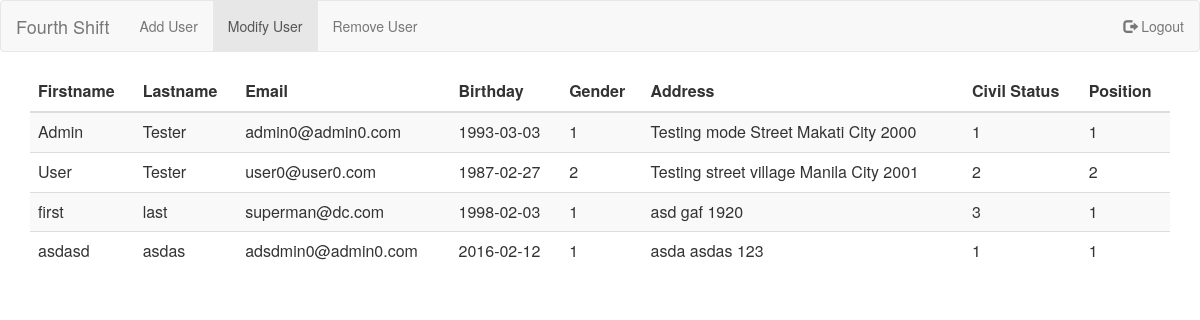
The page /index.php/admin_searchuser_controller/search_user on the database its author committed.
### tables this page shows
CREATE TABLE `user` (
  `employee_id` int(11) NOT NULL,
  `firstname` varchar(255) NOT NULL,
  `lastname` varchar(255) NOT NULL,
  `email` varchar(255) NOT NULL,
  `password` varchar(255) NOT NULL,
  `birthday` date NOT NULL,
  `date_hired` date NOT NULL,
  `gender_id` int(11) NOT NULL,
  `street_address` varchar(255) NOT NULL,
  `city` varchar(50) NOT NULL,
  `zipcode` int(50) NOT NULL,
  `civil_status_id` int(11) NOT NULL,
  `position_id` int(50) NOT NULL
);

### application/controllers/admin_searchuser_controller.php (called while the page is built, shortened)
<?php
class Admin_searchuser_controller extends CI_Controller {
    public function search_user(){
        $this->load->model('admin_searchuser_model');
        $user_search = $this->input->post('searchuser');
        $data['results'] = $this->admin_searchuser_model->search_results($user_search);
        $this->load->view('admin/admin_search_view',$data);
    }
}

### index.php (called while the page is built, shortened)
<?php
require_once BASEPATH.'core/CodeIgniter.php';

### application/models/admin_searchuser_model.php (called while the page is built, shortened)
<?php
class Admin_searchuser_model extends CI_Model {
    public function search_results($user_search){
       	$this->db->select('*');
       	$this->db->from('user');
        $this->db->like('firstname',$user_search);
        $this->db->or_like('lastname',$user_search);
        $this->db->or_like('email',$user_search);
        $query = $this->db->get();
        return $query->result_array();
    }
}

### application/views/admin/admin_search_view.php (the view, shortened to what this page needs)
<html>
	<head>
	    <link href="<?php echo base_url("assets/css/bootstrap.min.css"); ?>"  rel="stylesheet" />
	    <link href="<?php echo base_url("assets/js/jquery.min.js"); ?>"  rel="stylesheet" />
	    <link href="<?php echo base_url("assets/js/bootstrap.min.js"); ?>"  rel="stylesheet" />
	</head>
	<body>
		<nav class="navbar navbar-default">
			<div class="container-fluid">
				<div class="navbar-header">
					<a class="navbar-brand" href="#">Fourth Shift</a>
				</div>
				<ul class="nav navbar-nav">
					<li><a href="<?php echo base_url();?>index.php/admin_adduser_controller/index">Add User</a></li>
					<li class="active"><a href="<?php echo base_url();?>index.php/admin_modifyuser_controller/index">Modify User</a></li>
					<li><a href="<?php echo base_url();?>index.php/admin_deleteuser_controller/index">Remove User</a></li>
				</ul>
				<ul class="nav navbar-nav navbar-right">
					<li><a href="#"><span class="glyphicon glyphicon-log-out"></span> Logout</a></li>
				</ul>
			</div>
		</nav>
		<center>
			<div class="container">
			  <table class="table table-striped">
			    <thead>
			      <tr>
			        <th>Firstname</th>
			        <th>Lastname</th>
			        <th>Email</th>
			        <th>Birthday</th>
			        <th>Gender</th>
			        <th>Address</th>
			        <th>Civil Status</th>
			        <th>Position</th>
			      </tr>
			    </thead>
			    <tbody>
			      <tr>
					<?php foreach ($results as $value) {?>
					<td>
						<?php echo $value['firstname'];?>
					</td>
					<td>
						<?php echo $value['lastname'];?>
					</td>
					<td>
						<?php echo $value['email'];?>
					</td>
					<td>
						<?php echo $value['birthday'];?>
					</td>
					<td>
						<?php echo $value['gender_id'];?>
					</td>
					<td>
						<?php echo $value['street_address'];?>
						<?php echo $value['city'];?>
						<?php echo $value['zipcode'];?>
					</td>
					<td>
						<?php echo $value['civil_status_id'];?>
					</td>
					<td>
						<?php echo $value['position_id'];?>
					</td>
				</tr>
				<?php
					}
				?>
			    </tbody>
			  </table>
			</div>
		</center>
	</body>
</html>

### rows shown on the page
user: firstname "Admin", lastname "Tester", email "admin0@admin0.com", birthday "1993-03-03", gender "1", street_address "Testing mode Street", city "Makati City", zipcode "2000", civil_status "1", position "1"
user: firstname "User", lastname "Tester", email "user0@user0.com", birthday "1987-02-27", gender "2", street_address "Testing street village", city "Manila City", zipcode "2001", civil_status "2", position "2"
user: firstname "first", lastname "last", email "superman@dc.com", birthday "1998-02-03", gender "1", street_address "asd", city "gaf", zipcode "1920", civil_status "3", position "1"
user: firstname "asdasd", lastname "asdas", email "adsdmin0@admin0.com", birthday "2016-02-12", gender "1", street_address "asda", city "asdas", zipcode "123", civil_status "1", position "1"
